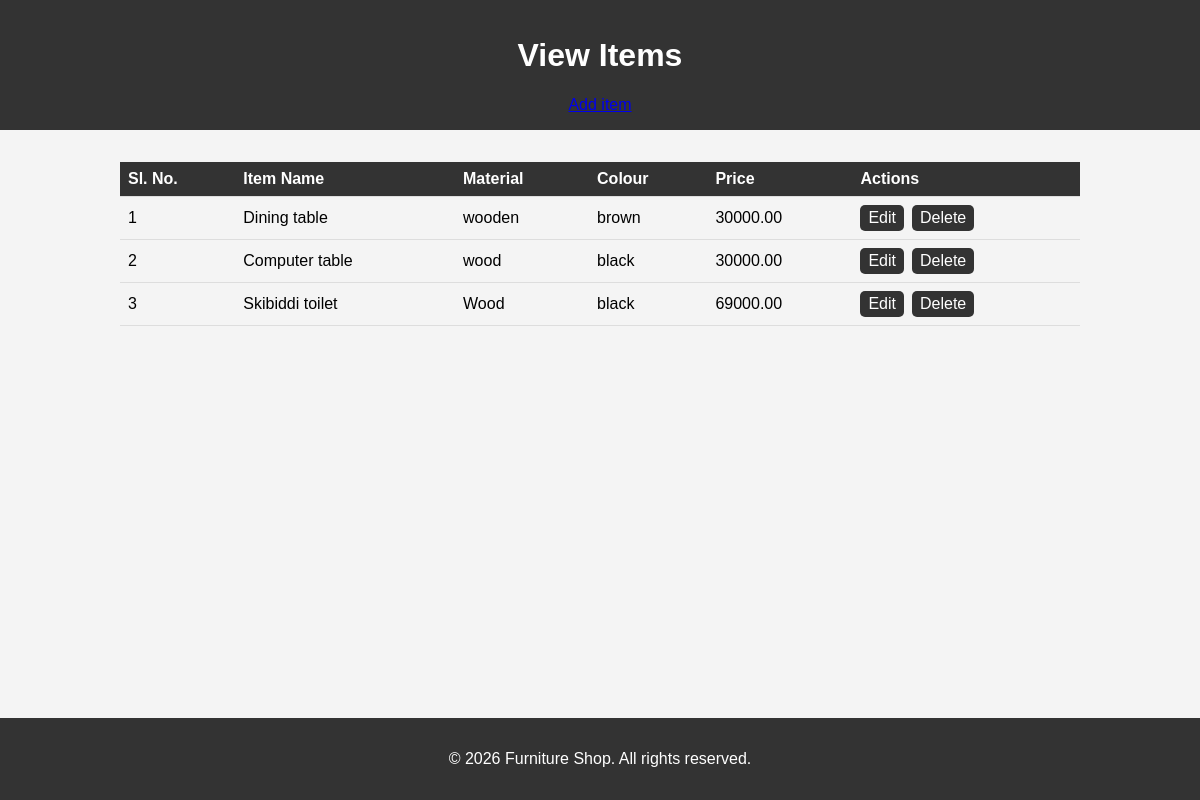
Page /view_items/ (signed in) on the earlier database version.
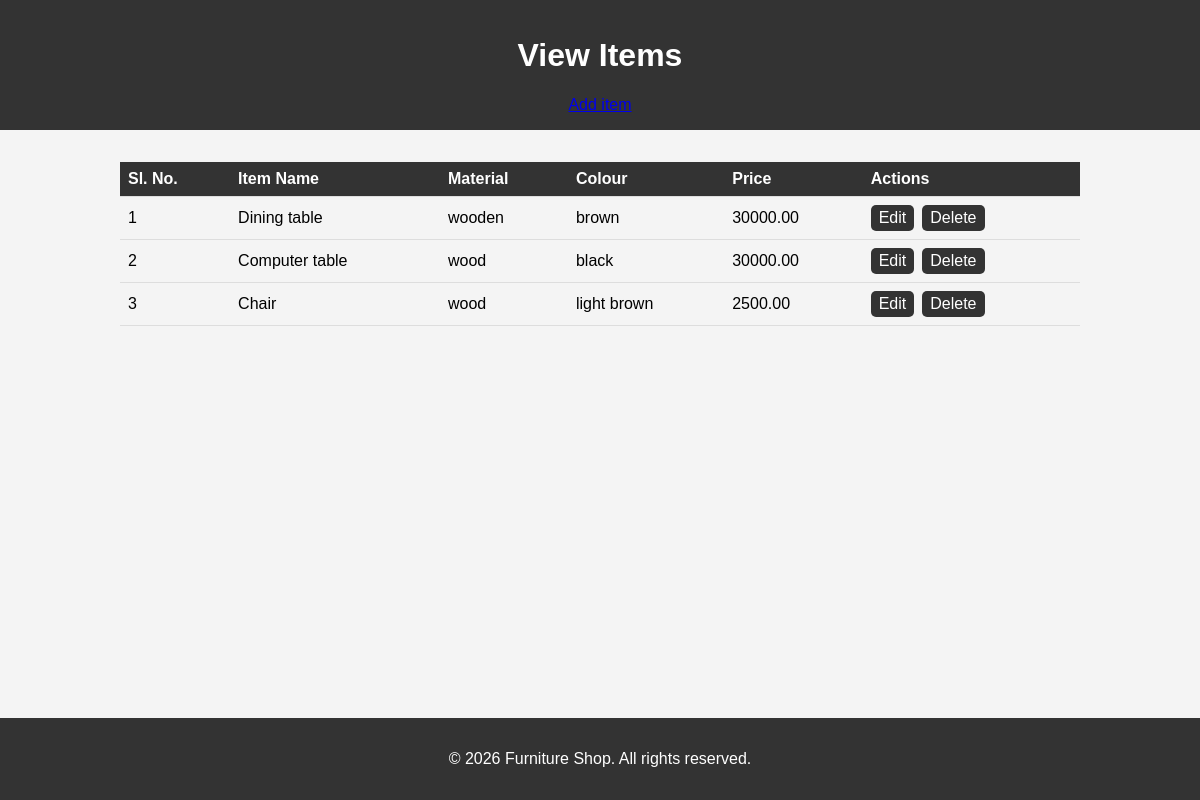
Same page on the later database version.
### items/models.py (models this page shows, shortened)
class Furniture(models.Model):
    item_name = models.CharField(max_length=100)
    material = models.CharField(max_length=100)
    colour = models.CharField(max_length=100)
    price = models.DecimalField(max_digits=10, decimal_places=2)

### items/views.py (the view)
# urls.py: path('view_items/', views.view_items, name='view_items'),
@login_required
def view_items(request):
    items = Furniture.objects.all()
    return render(request, 'view_items.html', {'items': items})

### items/templates/view_items.html (shortened to what this page needs)
<!DOCTYPE html>
<html lang="en">
<head>
</head>
<body>
    <header>
        <h1>View Items</h1>
        <nav>
            <a href="{% url 'add_item' %}">Add item</a>
        </nav>
    </header>
    <div class="container">
        <div class="items-container">
            <table>
                <thead>
                    <tr>
                        <th>Sl. No.</th>
                        <th>Item Name</th>
                        <th>Material</th>
                        <th>Colour</th>
                        <th>Price</th>
                        <th>Actions</th>
                    </tr>
                </thead>
                <tbody>
                    {% for item in items %}
                    <tr>
                        <td>{{ forloop.counter }}</td>
                        <td>{{ item.item_name }}</td>
                        <td>{{ item.material }}</td>
                        <td>{{ item.colour }}</td>
                        <td>{{ item.price }}</td>
                        <td class="action-links">
                            <a href="{% url 'edit_item' item.id %}">Edit</a>
                            <a href="{% url 'delete_item' item.id %}">Delete</a>
                        </td>
                    </tr>
                    {% endfor %}
                </tbody>
            </table>
        </div>
    </div>
    <footer>
        <p>&copy; 2026 Furniture Shop. All rights reserved.</p>
    </footer>
</body>
</html>

### items/templates/view_items.html (style rules this page uses)
body { font-family: Arial, sans-serif; margin: 0; padding: 0; background-color: #f4f4f4; }
header { background-color: #333; color: #fff; padding: 1rem 0; text-align: center; }
.container { width: 80%; margin: auto; overflow: hidden; }
.items-container { padding: 2rem 0; }
table { width: 100%; border-collapse: collapse; }
th, td { padding: 0.5rem; text-align: left; border-bottom: 1px solid #ddd; }
th { background-color: #333; color: #fff; }
.action-links { display: flex; gap: 0.5rem; }
.action-links a { padding: 0.25rem 0.5rem; background-color: #333; color: #fff; text-decoration: none; border-radius: 5px; }
footer { background-color: #333; color: #fff; text-align: center; padding: 1rem 0; position: fixed; width: 100%; bottom: 0; }

Differences in the rows shown:
removed Furniture: item_name "Skibiddi toilet", material "Wood", colour "black", price "69000.00"
added Furniture: item_name "Chair", material "wood", colour "light brown", price "2500.00"
